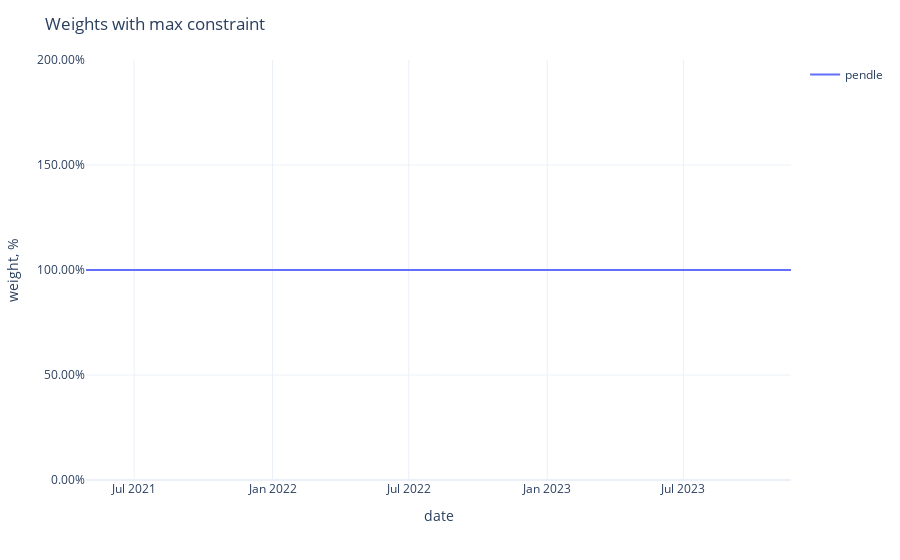

Source (notebook cell):
### Code cell
fig = px.line(adjusted_weights,
              labels={'value': 'weight, %', 'variable': ''})
fig.update_traces(
    hovertemplate="%{y}"
)
fig.update_yaxes(
    tickformat=".2%",
)
fig.update_xaxes(
    showspikes=True,
    spikethickness=2,
    spikedash="dot",
    spikecolor="#999999",
    spikemode="across",
)
fig.update_layout(
    hovermode="x",
    hoverdistance=100,  ## Distance to show hover label of data point
    spikedistance=1000,  ## Distance to show spike
    template='plotly_white',
    title='Weights with max constraint'
)

### Figure 1 — Plotly figure (JSON) as saved in the notebook; plotly's stock layout.template omitted (floating-point values rounded to 4 significant figures; data arrays with more than 128 entries replaced by an {"elided": "..."} marker saying what was removed)
{"data": [{"hovertemplate": "%{y}", "legendgroup": "pendle", "line": {"color": "#636efa", "dash": "solid"}, "marker": {"symbol": "circle"}, "mode": "lines", "name": "pendle", "orientation": "v", "showlegend": true, "type": "scatter", "x": {"elided": "938 str values"}, "xaxis": "x", "y": {"elided": "938 int values"}, "yaxis": "y"}], "layout": {"hoverdistance": 100, "hovermode": "x", "legend": {"title": {"text": ""}, "tracegroupgap": 0}, "margin": {"t": 60}, "spikedistance": 1000, "title": {"text": "Weights with max constraint"}, "xaxis": {"anchor": "y", "domain": [0, 1], "showspikes": true, "spikecolor": "#999999", "spikedash": "dot", "spikemode": "across", "spikethickness": 2, "title": {"text": "date"}}, "yaxis": {"anchor": "x", "domain": [0, 1], "tickformat": ".2%", "title": {"text": "weight, %"}}}}
